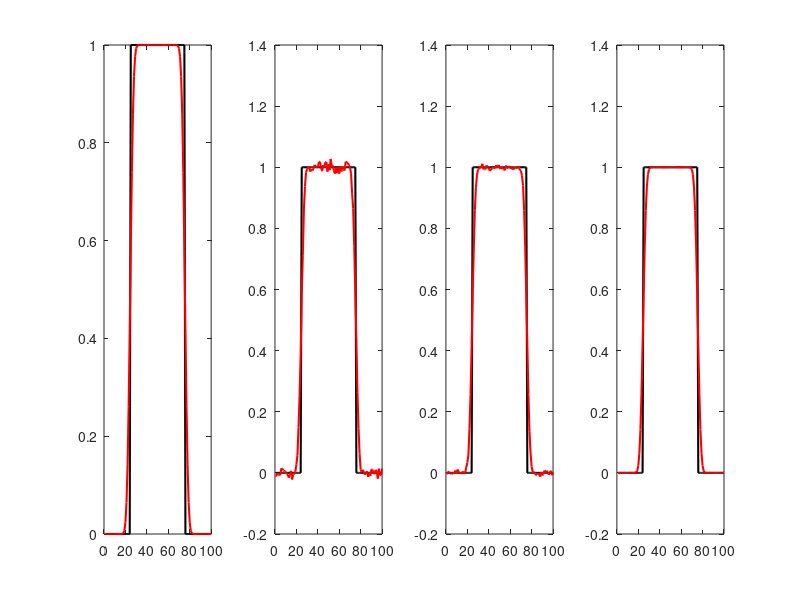
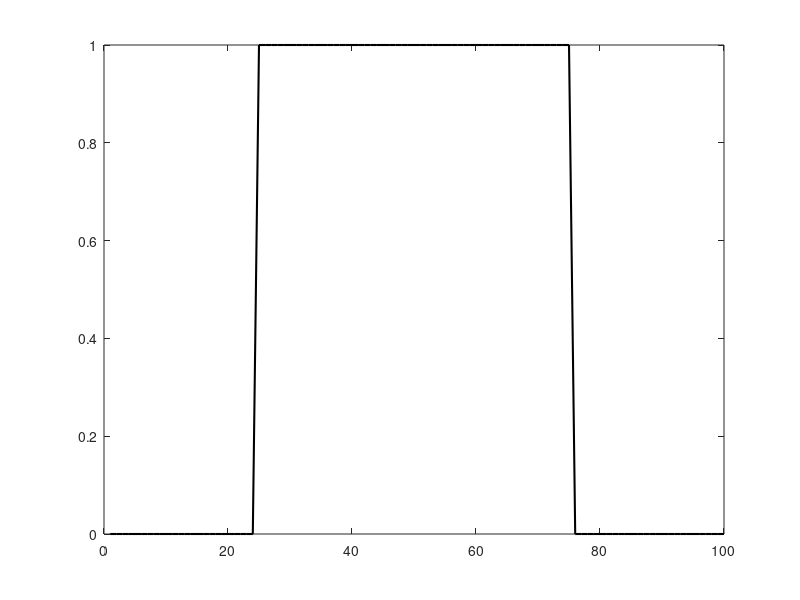
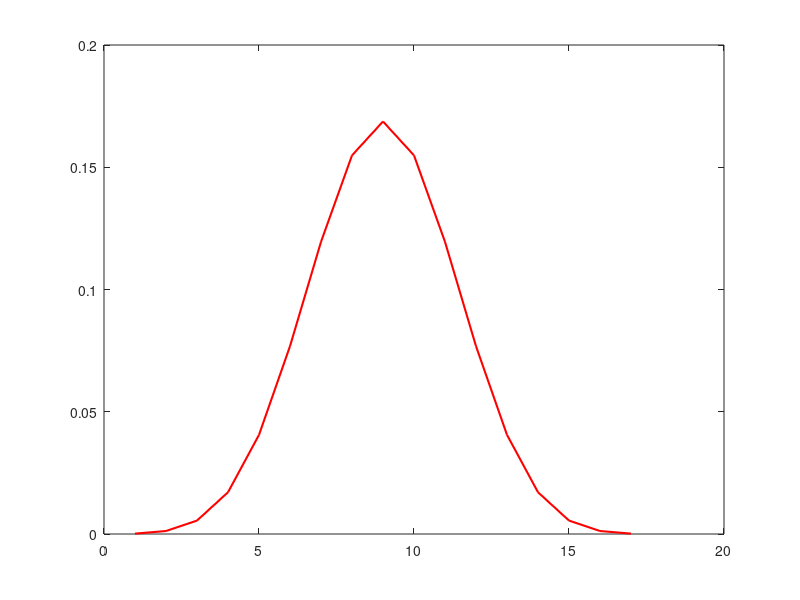

Write the MATLAB code that produced these figures, in order. (Note: this script raises an error after producing the figures.)
% Total Variation example 1

% Dimension of the unknown vector 
n = 100;

% Construct the signal
f = zeros(n,1);
f(25:75) = 1;


% Point Spread function

PSF = [1 1 1];
for ii = 1:3
    PSF = conv2(PSF,PSF);
end

% Normalize PSF
PSF = PSF/sum(PSF);

figure(111)
clf
plot(f,'k','LineWidth',1.5)

figure(222)
clf
plot(PSF,'r','LineWidth',1.5)



% Construct the convolution matrix
A = convmtx(PSF,n);

% Resize the matrix
A = A(:,((length(PSF)-1)/2+1):(end-(length(PSF)-1)/2));

% Construct convolved signal that includes noise
m = A*f;

mn1 = m + 0.01*randn(size(m));
mn2 = m + 0.005*randn(size(m));
mn3 = m + 0.0001*randn(size(m));

figure(3)
clf
subplot(141)
plot(f,'k','LineWidth',1.5)
hold on
plot(m,'r','LineWidth',1.5)
subplot(142)
plot(f,'k','LineWidth',1.5)
hold on
plot(mn1,'r','LineWidth',1.5)
subplot(143)
plot(f,'k','LineWidth',1.5)
hold on
plot(mn2,'r','LineWidth',1.5)
subplot(144)
plot(f,'k','LineWidth',1.5)
hold on
plot(mn3,'r','LineWidth',1.5)










% Reconstrcut with L1 regularization
alpha = 1.7;

MAXITER = 800;
% L1_rec1 = sparsity_recon(A,eye(n),mn1,alpha,MAXITER);
% L1_rec2 = sparsity_recon(A,eye(n),mn2,alpha,MAXITER);
% L1_rec3 = sparsity_recon(A,eye(n),mn3,alpha,MAXITER);



L = -eye(n)+diag(ones(1,n-1),1);
L(end,1) = 1;

L1_rec1_d = sparsity_recon(A,L,mn1,alpha,MAXITER);
L1_rec2_d = sparsity_recon(A,L,mn2,alpha,MAXITER);
L1_rec3_d = sparsity_recon(A,L,mn3,alpha,MAXITER);



% Plot the graph

% figure(1)
% clf
% subplot(131)
% plot(f,'k','linewidth',1.2)
% hold on
% plot(mn1,'r','linewidth',1.2)
% plot(L1_rec1,'b','linewidth',1.2)
% axis square
% axis([1 n -.05 1.1]) 
% subplot(132)
% plot(f,'k','linewidth',1.2)
% hold on
% plot(mn2,'r','linewidth',1.2)
% plot(L1_rec2,'b','linewidth',1.2)
% axis square
% set(gca,'yticklabel',{})
% axis([1 n -.05 1.1]) 
% subplot(133)
% plot(f,'k','linewidth',1.2)
% hold on
% plot(mn3,'r','linewidth',1.2)
% plot(L1_rec3,'b','linewidth',1.2)
% axis square
% set(gca,'yticklabel',{})
% axis([1 n -.05 1.1]) 

figure(2)
clf
subplot(131)
plot(f,'k','linewidth',2.2)
hold on
plot(mn1,'r','linewidth',1.2)
plot(L1_rec1_d,'b','linewidth',1.2)
axis square
axis([1 n -.05 1.1]) 
subplot(132)
plot(f,'k','linewidth',2.2)
hold on
plot(mn2,'r','linewidth',1.2)
plot(L1_rec2_d,'b','linewidth',1.2)
axis square
set(gca,'yticklabel',{})
axis([1 n -.05 1.1]) 
subplot(133)
plot(f,'k','linewidth',2.2)
hold on
plot(mn3,'r','linewidth',1.2)
plot(L1_rec3_d,'b','linewidth',1.2)
axis square
set(gca,'yticklabel',{})
axis([1 n -.05 1.1]) 
